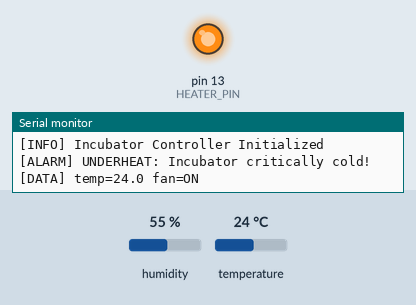
The program below on a simulated Arduino Uno, built with avr-gcc and run on an emulated ATmega328P. On the bench: output pins drawn as LEDs (lit = HIGH), the last lines printed to the serial monitor. Inputs (shaded band) come from the test bench; at power-on: temperature 24 °C, humidity 55 %.

Above: at 2.2 s.
2.3 s: temperature set to 36.7 °C
5.0 s: temperature set to 37.8 °C
At 5.8 s:
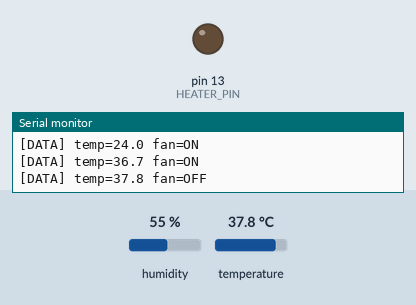
8.5 s: temperature set to 35.7 °C
At 10.5 s:
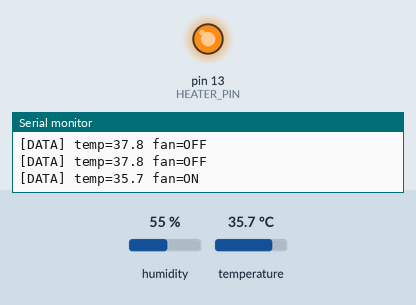
11.2 s: temperature set to 38 °C
At 14.0 s:
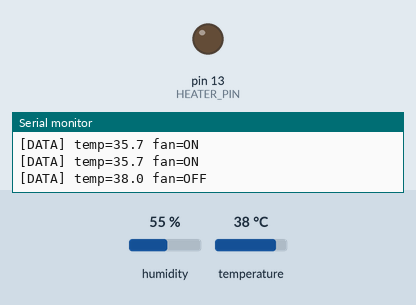
Timing chart, 0 to 15.5 s (numbered marks = the images above; inputs shaded):
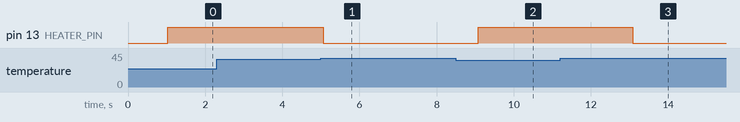

Measured:
- the behaviour switches between 37.4 and 37.5 °C on temperature (found by bisection; images 0 and 1)
- the behaviour switches between 36.5 and 36.4 °C on temperature (found by bisection; images 1 and 2)
- after the input at 5.0 s, pin 13 (HEATER_PIN): HIGH → LOW after 0.06 s
- after the input at 8.5 s, pin 13 (HEATER_PIN): LOW → HIGH after 0.57 s
- after the input at 11.2 s, pin 13 (HEATER_PIN): HIGH → LOW after 1.9 s

The program:

main.cpp
```cpp
/*
 * Medical Incubator Temperature Controller (Arduino Uno + DHT22)
 *
 * SPECIFICATION:
 *  R1: Underheat alarm (< 32.0 C) prints "[ALARM] UNDERHEAT".
 *  R2: Heating element turns ON when temperature drops below 36.5 C.
 *  R3: Heating element turns OFF when temperature reaches or exceeds 37.5 C (1.0 C hysteresis).
 *  R4: Overheat safety alarm (> 40.0 C) prints "[ALARM] OVERHEAT" and cuts off heater.
 *  R5: If sensor fails (isnan), print "[ERROR] SENSOR_FAIL" and turn heater OFF (fail-safe).
 *  R6: Standard serial telemetry output: "[DATA] temp=<x.x> fan=<ON|OFF>".
 *
 * PLANTED DEFECTS (For Autonomous Testing Demo):
 *  - Bug 1 (Boundary Defect): Overheat check uses strict `temp > 40.0` instead of `>= 40.0`.
 *  - Bug 2 (Underheat Recovery): Underheat alarm doesn't clear state upon recovery.
 */

#include <Arduino.h>
#include <DHT.h>

#define DHTPIN 2
#define DHTTYPE DHT22
#define HEATER_PIN 13

DHT dht(DHTPIN, DHTTYPE);
bool heaterState = false;

void setup() {
  Serial.begin(9600);
  pinMode(HEATER_PIN, OUTPUT);
  digitalWrite(HEATER_PIN, LOW);
  dht.begin();
  delay(1000);
  Serial.println("[INFO] Incubator Controller Initialized");
}

void loop() {
  float temp = dht.readTemperature();

  // Rule R5: Sensor disconnected fail-safe
  if (isnan(temp)) {
    heaterState = false;
    digitalWrite(HEATER_PIN, LOW);
    Serial.println("[ERROR] SENSOR_FAIL: Incubator DHT22 offline");
    Serial.println("[DATA] temp=NaN fan=OFF");
    delay(2000);
    return;
  }

  // Rule R4: Overheat safety alarm (> 40.0 C) - PLANTED BUG: strict > instead of >=
  if (temp > 40.0) {
    Serial.println("[ALARM] OVERHEAT: Incubator temperature exceeded 40.0C!");
    heaterState = false;
    digitalWrite(HEATER_PIN, LOW);
  }
  // Rule R1: Underheat alarm (< 32.0 C)
  else if (temp < 32.0) {
    Serial.println("[ALARM] UNDERHEAT: Incubator critically cold!");
  }

  // Thermostat control logic with hysteresis (Target 37.0 C):
  // Rule R2: Turn ON when temp drops below 36.5 C
  if (temp < 36.5) {
    heaterState = true;
    digitalWrite(HEATER_PIN, HIGH);
  }
  // Rule R3: Turn OFF when temp reaches or exceeds 37.5 C
  else if (temp >= 37.5) {
    heaterState = false;
    digitalWrite(HEATER_PIN, LOW);
  }

  // Rule R6: Standard telemetry format
  Serial.print("[DATA] temp=");
  Serial.print(temp, 1);
  Serial.print(" fan=");
  Serial.println(heaterState ? "ON" : "OFF");

  delay(2000);
}
```
